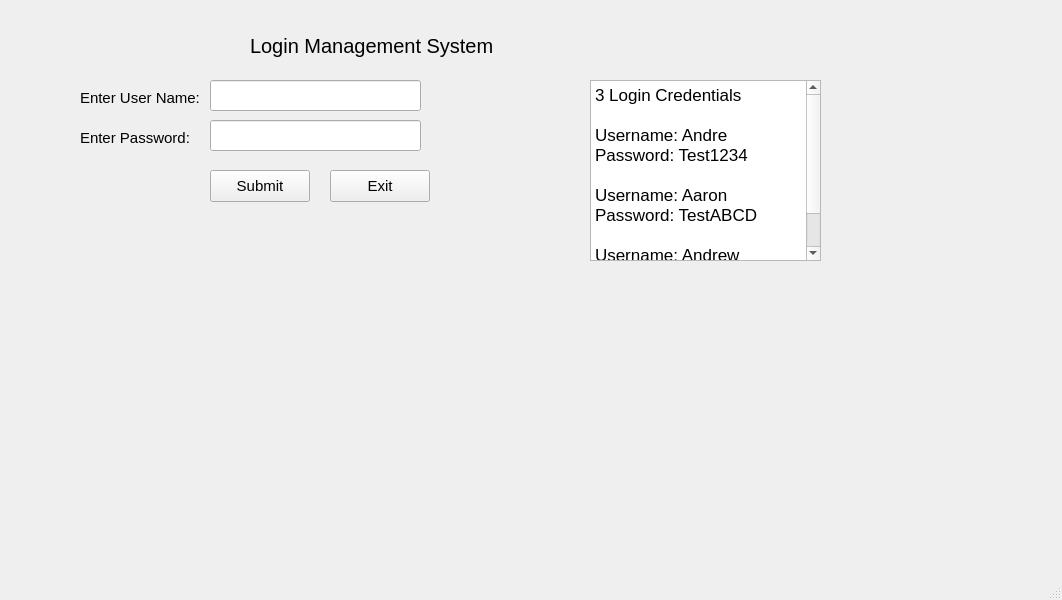
<?xml version="1.0" encoding="UTF-8"?>
<ui version="4.0">
 <class>MainWindow</class>
 <widget class="QMainWindow" name="MainWindow">
  <property name="geometry">
   <rect>
    <x>0</x>
    <y>0</y>
    <width>1062</width>
    <height>600</height>
   </rect>
  </property>
  <property name="windowTitle">
   <string>MainWindow</string>
  </property>
  <widget class="QWidget" name="centralwidget">
   <widget class="QLabel" name="label">
    <property name="geometry">
     <rect>
      <x>250</x>
      <y>20</y>
      <width>351</width>
      <height>51</height>
     </rect>
    </property>
    <property name="styleSheet">
     <string notr="true">QLabel {
font-size: 20px;
}</string>
    </property>
    <property name="text">
     <string>Login Management System</string>
    </property>
   </widget>
   <widget class="QLabel" name="label_2">
    <property name="geometry">
     <rect>
      <x>80</x>
      <y>90</y>
      <width>141</width>
      <height>16</height>
     </rect>
    </property>
    <property name="styleSheet">
     <string notr="true">QLabel {
font-size: 15px;
}</string>
    </property>
    <property name="text">
     <string>Enter User Name: </string>
    </property>
   </widget>
   <widget class="QLabel" name="label_3">
    <property name="geometry">
     <rect>
      <x>80</x>
      <y>130</y>
      <width>141</width>
      <height>16</height>
     </rect>
    </property>
    <property name="styleSheet">
     <string notr="true">QLabel {
font-size: 15px;
}</string>
    </property>
    <property name="text">
     <string>Enter Password: </string>
    </property>
   </widget>
   <widget class="QLineEdit" name="lineEdit">
    <property name="geometry">
     <rect>
      <x>210</x>
      <y>80</y>
      <width>211</width>
      <height>31</height>
     </rect>
    </property>
    <property name="styleSheet">
     <string notr="true">QLineEdit{
font-size: 15px;
}</string>
    </property>
   </widget>
   <widget class="QLineEdit" name="lineEdit_2">
    <property name="geometry">
     <rect>
      <x>210</x>
      <y>120</y>
      <width>211</width>
      <height>31</height>
     </rect>
    </property>
    <property name="styleSheet">
     <string notr="true">QLineEdit{
font-size: 15px;
}</string>
    </property>
   </widget>
   <widget class="QPushButton" name="pushButton">
    <property name="geometry">
     <rect>
      <x>210</x>
      <y>170</y>
      <width>100</width>
      <height>32</height>
     </rect>
    </property>
    <property name="styleSheet">
     <string notr="true">QPushButton{
font-size: 15px;
}</string>
    </property>
    <property name="text">
     <string>Submit</string>
    </property>
   </widget>
   <widget class="QPushButton" name="pushButton_2">
    <property name="geometry">
     <rect>
      <x>330</x>
      <y>170</y>
      <width>100</width>
      <height>32</height>
     </rect>
    </property>
    <property name="styleSheet">
     <string notr="true">QPushButton{
font-size: 15px;
}</string>
    </property>
    <property name="text">
     <string>Exit</string>
    </property>
   </widget>
   <widget class="QTextEdit" name="textEdit">
    <property name="geometry">
     <rect>
      <x>590</x>
      <y>80</y>
      <width>231</width>
      <height>181</height>
     </rect>
    </property>
    <property name="html">
     <string>&lt;!DOCTYPE HTML PUBLIC &quot;-//W3C//DTD HTML 4.0//EN&quot; &quot;http://www.w3.org/TR/REC-html40/strict.dtd&quot;&gt;
&lt;html&gt;&lt;head&gt;&lt;meta name=&quot;qrichtext&quot; content=&quot;1&quot; /&gt;&lt;meta charset=&quot;utf-8&quot; /&gt;&lt;style type=&quot;text/css&quot;&gt;
p, li { white-space: pre-wrap; }
hr { height: 1px; border-width: 0; }
li.unchecked::marker { content: &quot;\2610&quot;; }
li.checked::marker { content: &quot;\2612&quot;; }
&lt;/style&gt;&lt;/head&gt;&lt;body style=&quot; font-family:'.AppleSystemUIFont'; font-size:13pt; font-weight:400; font-style:normal;&quot;&gt;
&lt;p style=&quot; margin-top:0px; margin-bottom:0px; margin-left:0px; margin-right:0px; -qt-block-indent:0; text-indent:0px;&quot;&gt;3 Login Credentials&lt;/p&gt;
&lt;p style=&quot;-qt-paragraph-type:empty; margin-top:0px; margin-bottom:0px; margin-left:0px; margin-right:0px; -qt-block-indent:0; text-indent:0px;&quot;&gt;&lt;br /&gt;&lt;/p&gt;
&lt;p style=&quot; margin-top:0px; margin-bottom:0px; margin-left:0px; margin-right:0px; -qt-block-indent:0; text-indent:0px;&quot;&gt;Username: Andre&lt;/p&gt;
&lt;p style=&quot; margin-top:0px; margin-bottom:0px; margin-left:0px; margin-right:0px; -qt-block-indent:0; text-indent:0px;&quot;&gt;Password: Test1234&lt;/p&gt;
&lt;p style=&quot;-qt-paragraph-type:empty; margin-top:0px; margin-bottom:0px; margin-left:0px; margin-right:0px; -qt-block-indent:0; text-indent:0px;&quot;&gt;&lt;br /&gt;&lt;/p&gt;
&lt;p style=&quot; margin-top:0px; margin-bottom:0px; margin-left:0px; margin-right:0px; -qt-block-indent:0; text-indent:0px;&quot;&gt;Username: Aaron &lt;/p&gt;
&lt;p style=&quot; margin-top:0px; margin-bottom:0px; margin-left:0px; margin-right:0px; -qt-block-indent:0; text-indent:0px;&quot;&gt;Password: TestABCD&lt;/p&gt;
&lt;p style=&quot;-qt-paragraph-type:empty; margin-top:0px; margin-bottom:0px; margin-left:0px; margin-right:0px; -qt-block-indent:0; text-indent:0px;&quot;&gt;&lt;br /&gt;&lt;/p&gt;
&lt;p style=&quot; margin-top:0px; margin-bottom:0px; margin-left:0px; margin-right:0px; -qt-block-indent:0; text-indent:0px;&quot;&gt;Username: Andrew&lt;/p&gt;
&lt;p style=&quot; margin-top:0px; margin-bottom:0px; margin-left:0px; margin-right:0px; -qt-block-indent:0; text-indent:0px;&quot;&gt;Password: Test1A2B&lt;/p&gt;
&lt;p style=&quot;-qt-paragraph-type:empty; margin-top:0px; margin-bottom:0px; margin-left:0px; margin-right:0px; -qt-block-indent:0; text-indent:0px;&quot;&gt;&lt;br /&gt;&lt;/p&gt;&lt;/body&gt;&lt;/html&gt;</string>
    </property>
   </widget>
  </widget>
  <widget class="QMenuBar" name="menubar">
   <property name="geometry">
    <rect>
     <x>0</x>
     <y>0</y>
     <width>1062</width>
     <height>38</height>
    </rect>
   </property>
  </widget>
  <widget class="QStatusBar" name="statusbar"/>
 </widget>
 <resources/>
 <connections/>
</ui>
